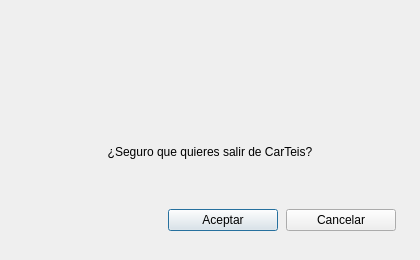
<?xml version="1.0" encoding="UTF-8"?>
<ui version="4.0">
 <class>ExitDialog</class>
 <widget class="QDialog" name="ExitDialog">
  <property name="windowModality">
   <enum>Qt::ApplicationModal</enum>
  </property>
  <property name="geometry">
   <rect>
    <x>0</x>
    <y>0</y>
    <width>420</width>
    <height>260</height>
   </rect>
  </property>
  <property name="windowTitle">
   <string>Salir de CarTeis</string>
  </property>
  <property name="windowIcon">
   <iconset>
    <normaloff>../img/taxiIcon.png</normaloff>../img/taxiIcon.png</iconset>
  </property>
  <property name="modal">
   <bool>true</bool>
  </property>
  <layout class="QVBoxLayout" name="dialogLayout">
   <property name="spacing">
    <number>0</number>
   </property>
   <property name="leftMargin">
    <number>0</number>
   </property>
   <property name="topMargin">
    <number>0</number>
   </property>
   <property name="rightMargin">
    <number>0</number>
   </property>
   <property name="bottomMargin">
    <number>0</number>
   </property>
   <item>
    <widget class="QFrame" name="exitFrame">
     <property name="frameShape">
      <enum>QFrame::NoFrame</enum>
     </property>
     <layout class="QVBoxLayout" name="exitLayout">
      <property name="spacing">
       <number>16</number>
      </property>
      <property name="leftMargin">
       <number>24</number>
      </property>
      <property name="topMargin">
       <number>24</number>
      </property>
      <property name="rightMargin">
       <number>24</number>
      </property>
      <property name="bottomMargin">
       <number>20</number>
      </property>
      <item alignment="Qt::AlignHCenter">
       <widget class="QLabel" name="lblIcon">
        <property name="minimumSize">
         <size>
          <width>88</width>
          <height>88</height>
         </size>
        </property>
        <property name="maximumSize">
         <size>
          <width>88</width>
          <height>88</height>
         </size>
        </property>
        <property name="pixmap">
         <pixmap>../img/taxiIcon.png</pixmap>
        </property>
        <property name="scaledContents">
         <bool>true</bool>
        </property>
       </widget>
      </item>
      <item>
       <widget class="QLabel" name="lblQuestion">
        <property name="text">
         <string>¿Seguro que quieres salir de CarTeis?</string>
        </property>
        <property name="alignment">
         <set>Qt::AlignCenter</set>
        </property>
        <property name="wordWrap">
         <bool>true</bool>
        </property>
       </widget>
      </item>
      <item>
       <widget class="QFrame" name="buttonsFrame">
        <property name="frameShape">
         <enum>QFrame::NoFrame</enum>
        </property>
        <layout class="QHBoxLayout" name="buttonsLayout">
         <property name="spacing">
          <number>8</number>
         </property>
         <property name="leftMargin">
          <number>0</number>
         </property>
         <property name="topMargin">
          <number>8</number>
         </property>
         <property name="rightMargin">
          <number>0</number>
         </property>
         <property name="bottomMargin">
          <number>0</number>
         </property>
         <item>
          <spacer name="buttonsSpacer">
           <property name="orientation">
            <enum>Qt::Horizontal</enum>
           </property>
           <property name="sizeHint" stdset="0">
            <size>
             <width>0</width>
             <height>0</height>
            </size>
           </property>
          </spacer>
         </item>
         <item>
          <widget class="QPushButton" name="btnAccept">
           <property name="minimumSize">
            <size>
             <width>110</width>
             <height>0</height>
            </size>
           </property>
           <property name="text">
            <string>Aceptar</string>
           </property>
           <property name="default">
            <bool>true</bool>
           </property>
          </widget>
         </item>
         <item>
          <widget class="QPushButton" name="btnCancel">
           <property name="minimumSize">
            <size>
             <width>110</width>
             <height>0</height>
            </size>
           </property>
           <property name="text">
            <string>Cancelar</string>
           </property>
          </widget>
         </item>
        </layout>
       </widget>
      </item>
     </layout>
    </widget>
   </item>
  </layout>
 </widget>
 <resources/>
 <connections/>
</ui>
